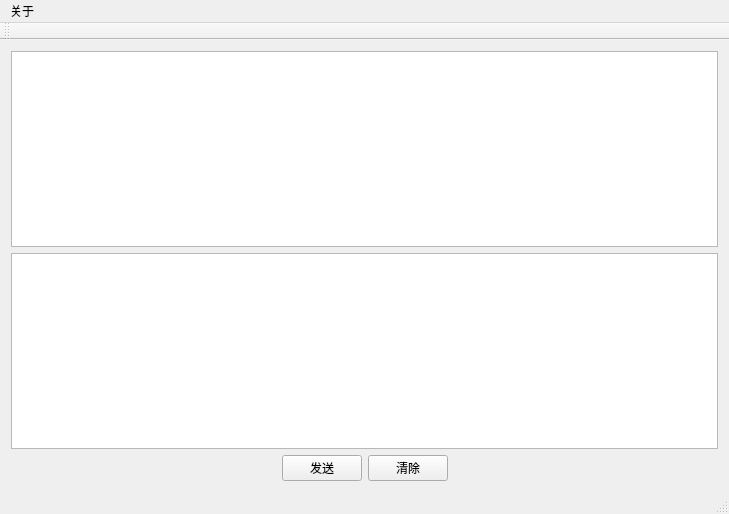
<?xml version="1.0" encoding="UTF-8"?>
<ui version="4.0">
 <class>MainWindow</class>
 <widget class="QMainWindow" name="MainWindow">
  <property name="geometry">
   <rect>
    <x>0</x>
    <y>0</y>
    <width>729</width>
    <height>514</height>
   </rect>
  </property>
  <property name="windowTitle">
   <string>MainWindow</string>
  </property>
  <widget class="QWidget" name="centralWidget">
   <layout class="QVBoxLayout" name="verticalLayout">
    <item>
     <widget class="QTextEdit" name="textEditTop"/>
    </item>
    <item>
     <widget class="QTextEdit" name="textEditBottom"/>
    </item>
    <item>
     <layout class="QHBoxLayout" name="horizontalLayout">
      <item>
       <spacer name="horizontalSpacer_2">
        <property name="orientation">
         <enum>Qt::Horizontal</enum>
        </property>
        <property name="sizeHint" stdset="0">
         <size>
          <width>40</width>
          <height>20</height>
         </size>
        </property>
       </spacer>
      </item>
      <item>
       <widget class="QPushButton" name="pushButton">
        <property name="text">
         <string>发送</string>
        </property>
       </widget>
      </item>
      <item>
       <widget class="QPushButton" name="clearButton">
        <property name="text">
         <string>清除</string>
        </property>
       </widget>
      </item>
      <item>
       <spacer name="horizontalSpacer">
        <property name="orientation">
         <enum>Qt::Horizontal</enum>
        </property>
        <property name="sizeHint" stdset="0">
         <size>
          <width>40</width>
          <height>20</height>
         </size>
        </property>
       </spacer>
      </item>
     </layout>
    </item>
   </layout>
  </widget>
  <widget class="QMenuBar" name="menuBar">
   <property name="geometry">
    <rect>
     <x>0</x>
     <y>0</y>
     <width>729</width>
     <height>26</height>
    </rect>
   </property>
   <widget class="QMenu" name="menu">
    <property name="title">
     <string>关于</string>
    </property>
    <addaction name="actionAbout"/>
   </widget>
   <addaction name="menu"/>
  </widget>
  <widget class="QToolBar" name="mainToolBar">
   <attribute name="toolBarArea">
    <enum>TopToolBarArea</enum>
   </attribute>
   <attribute name="toolBarBreak">
    <bool>false</bool>
   </attribute>
  </widget>
  <widget class="QStatusBar" name="statusBar"/>
  <action name="actionAbout">
   <property name="text">
    <string>About</string>
   </property>
   <property name="shortcut">
    <string>A</string>
   </property>
   <property name="shortcutContext">
    <enum>Qt::WindowShortcut</enum>
   </property>
  </action>
 </widget>
 <layoutdefault spacing="6" margin="11"/>
 <resources/>
 <connections/>
</ui>
